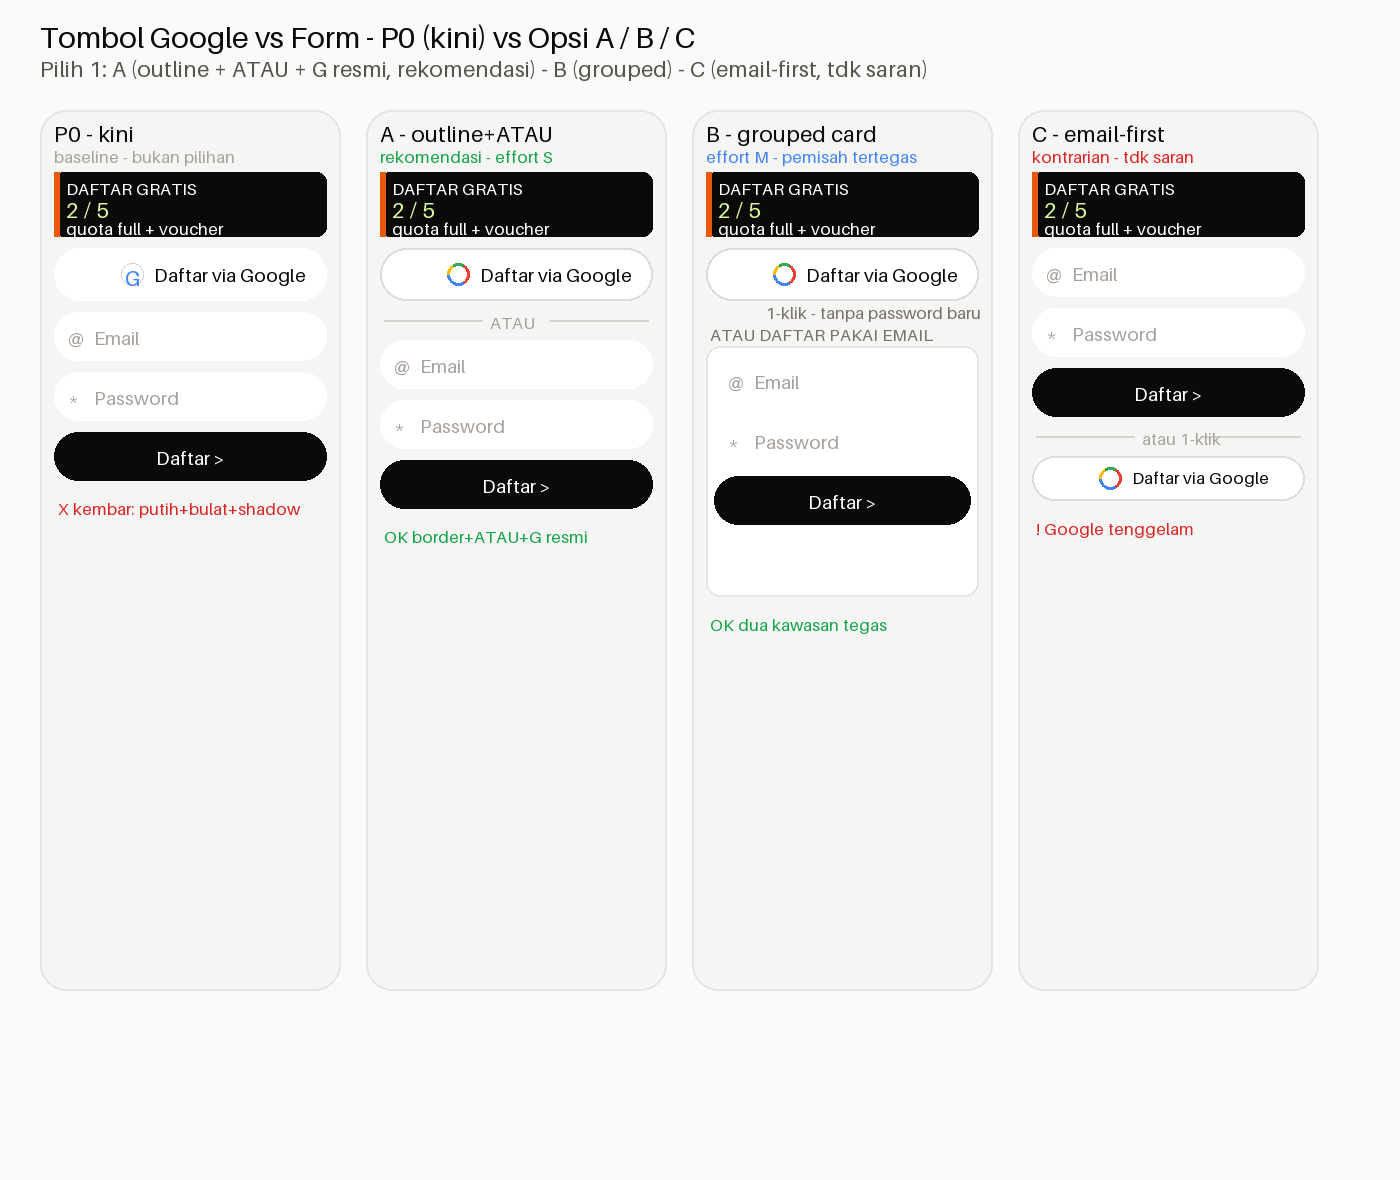

Python code for this plot:
"""Render PNG perbandingan P0 vs Opsi A/B/C untuk review Telegram (2x2 grid).

CATATAN FONT: PIL default hanya aman untuk ASCII dasar — semua label di
file ini ASCII-only (tanpa emoji, tanpa bullet, tanpa panah unicode) agar
tidak muncul tofu (kotak-kotak) di hasil render.
"""
from PIL import Image, ImageDraw, ImageFont

W, H = 1400, 1180
BG = (250, 250, 249)
INK = (12, 10, 9)
PAGE = (245, 245, 244)
WHITE = (255, 255, 255)
GRAY = (168, 162, 158)
GRAY2 = (214, 211, 209)
LIME = (217, 249, 157)
EMBER = (234, 88, 12)
GREEN = (22, 163, 74)
RED = (220, 38, 38)
BLUE = (66, 133, 244)
G_OUTLINE = (218, 220, 224)

f_big = ImageFont.load_default(size=30)
f_med = ImageFont.load_default(size=22)
f_sml = ImageFont.load_default(size=19)
f_tny = ImageFont.load_default(size=17)

img = Image.new("RGB", (W, H), BG)
d = ImageDraw.Draw(img)
d.text((40, 18), "Tombol Google vs Form - P0 (kini) vs Opsi A / B / C", font=f_big, fill=INK)
d.text((40, 55), "Pilih 1: A (outline + ATAU + G resmi, rekomendasi) - B (grouped) - C (email-first, tdk saran)", font=f_med, fill=(87, 83, 80))

PW, PH = 300, 880
GX, GY, GAP = 40, 110, 26

G_COLORS = [(234, 67, 53), (66, 133, 244), (251, 188, 5), (52, 168, 83)]


def draw_g(cx, cy, r=11):
    d.ellipse([cx - r, cy - r, cx + r, cy + r], fill=WHITE, outline=GRAY2)
    d.text((cx - 7, cy - 10), "G", font=f_med, fill=BLUE)


def draw_g_official(cx, cy, r=11):
    d.ellipse([cx - r, cy - r, cx + r, cy + r], fill=WHITE, outline=GRAY2)
    d.arc([cx - r, cy - r, cx + r, cy + r], 300, 60, fill=G_COLORS[0], width=3)
    d.arc([cx - r, cy - r, cx + r, cy + r], 60, 180, fill=G_COLORS[1], width=3)
    d.arc([cx - r, cy - r, cx + r, cy + r], 180, 240, fill=G_COLORS[2], width=3)
    d.arc([cx - r, cy - r, cx + r, cy + r], 240, 300, fill=G_COLORS[3], width=3)


def panel(x, title, tag, tag_color, draw_body):
    d.rounded_rectangle([x, GY, x + PW, GY + PH], radius=26, fill=PAGE, outline=(231, 229, 228), width=2)
    d.text((x + 14, GY + 10), title, font=f_med, fill=INK)
    d.text((x + 14, GY + 36), tag, font=f_tny, fill=tag_color)
    top = GY + 62
    draw_body(x + 14, top, PW - 28)
    return top


def banner(x, y, w):
    d.rounded_rectangle([x, y, x + w, y + 64], radius=10, fill=INK)
    d.rectangle([x, y, x + 5, y + 64], fill=EMBER)
    d.text((x + 12, y + 6), "DAFTAR GRATIS", font=f_tny, fill=WHITE)
    d.text((x + 12, y + 24), "2 / 5", font=f_med, fill=LIME)
    d.text((x + 12, y + 46), "quota full + voucher", font=f_tny, fill=WHITE)
    return y + 76


def google_btn(x, y, w, outline=False, official=False, small=False, micro=None):
    h = 44 if small else 52
    d.rounded_rectangle([x, y, x + w, y + h], radius=h // 2, fill=WHITE,
                        outline=G_OUTLINE if outline else None, width=2 if outline else 1)
    cy = y + h // 2
    (draw_g_official if official else draw_g)(x + 78, cy)
    d.text((x + 100, cy - 11), "Daftar via Google", font=f_sml if not small else f_tny, fill=INK)
    if micro:
        d.text((x + 60, y + h + 2), micro, font=f_tny, fill=(120, 113, 108))
        return y + h + 22
    return y + h + 12


def divider(x, y, w, label="ATAU"):
    cy = y + 8
    d.line([x + 4, cy, x + w // 2 - 34, cy], fill=GRAY2, width=2)
    d.line([x + w // 2 + 34, cy, x + w - 4, cy], fill=GRAY2, width=2)
    d.text((x + w // 2 - 26, y), label, font=f_tny, fill=GRAY)
    return y + 28


def pill(x, y, w, icon, text, muted=True):
    d.rounded_rectangle([x, y, x + w, y + 48], radius=24, fill=WHITE)
    d.text((x + 14, y + 14), icon, font=f_sml, fill=GRAY)
    d.text((x + 40, y + 14), text, font=f_sml, fill=GRAY if muted else INK)
    return y + 60


def cta(x, y, w):
    d.rounded_rectangle([x, y, x + w, y + 48], radius=24, fill=INK)
    tw = d.textlength("Daftar >", font=f_sml)
    d.text((x + (w - tw) / 2, y + 14), "Daftar >", font=f_sml, fill=WHITE)
    return y + 60


def verdict(x, y, w, text, color):
    d.text((x + 4, y + 6), text, font=f_tny, fill=color)


def body_p0(x, y, w):
    y = banner(x, y, w)
    y = google_btn(x, y, w)
    y = pill(x, y, w, "@", "Email")
    y = pill(x, y, w, "*", "Password")
    y = cta(x, y, w)
    verdict(x, y, w, "X kembar: putih+bulat+shadow", RED)


def body_a(x, y, w):
    y = banner(x, y, w)
    y = google_btn(x, y, w, outline=True, official=True)
    y = divider(x, y, w)
    y = pill(x, y, w, "@", "Email")
    y = pill(x, y, w, "*", "Password")
    y = cta(x, y, w)
    verdict(x, y, w, "OK border+ATAU+G resmi", GREEN)


def body_b(x, y, w):
    y = banner(x, y, w)
    y = google_btn(x, y, w, outline=True, official=True, micro="1-klik - tanpa password baru")
    d.text((x + 4, y + 2), "ATAU DAFTAR PAKAI EMAIL", font=f_tny, fill=(120, 113, 108))
    y += 24
    d.rounded_rectangle([x, y, x + w, y + 250], radius=14, fill=WHITE, outline=(231, 229, 228), width=2)
    iy = y + 10
    iy = pill(x + 8, iy, w - 16, "@", "Email")
    iy = pill(x + 8, iy, w - 16, "*", "Password")
    iy = cta(x + 8, iy, w - 16)
    y += 262
    verdict(x, y, w, "OK dua kawasan tegas", GREEN)


def body_c(x, y, w):
    y = banner(x, y, w)
    y = pill(x, y, w, "@", "Email")
    y = pill(x, y, w, "*", "Password")
    y = cta(x, y, w)
    y = divider(x, y, w, label="atau 1-klik")
    y = google_btn(x, y, w, outline=True, official=True, small=True)
    verdict(x, y, w, "! Google tenggelam", RED)


panel(GX, "P0 - kini", "baseline - bukan pilihan", GRAY, body_p0)
panel(GX + (PW + GAP), "A - outline+ATAU", "rekomendasi - effort S", GREEN, body_a)
panel(GX + 2 * (PW + GAP), "B - grouped card", "effort M - pemisah tertegas", BLUE, body_b)
panel(GX + 3 * (PW + GAP), "C - email-first", "kontrarian - tdk saran", RED, body_c)

img.save("/home/ubuntu/wikendo-web-app/design/revamp-options-v10-compare.png")
print("saved design/revamp-options-v10-compare.png", img.size)
